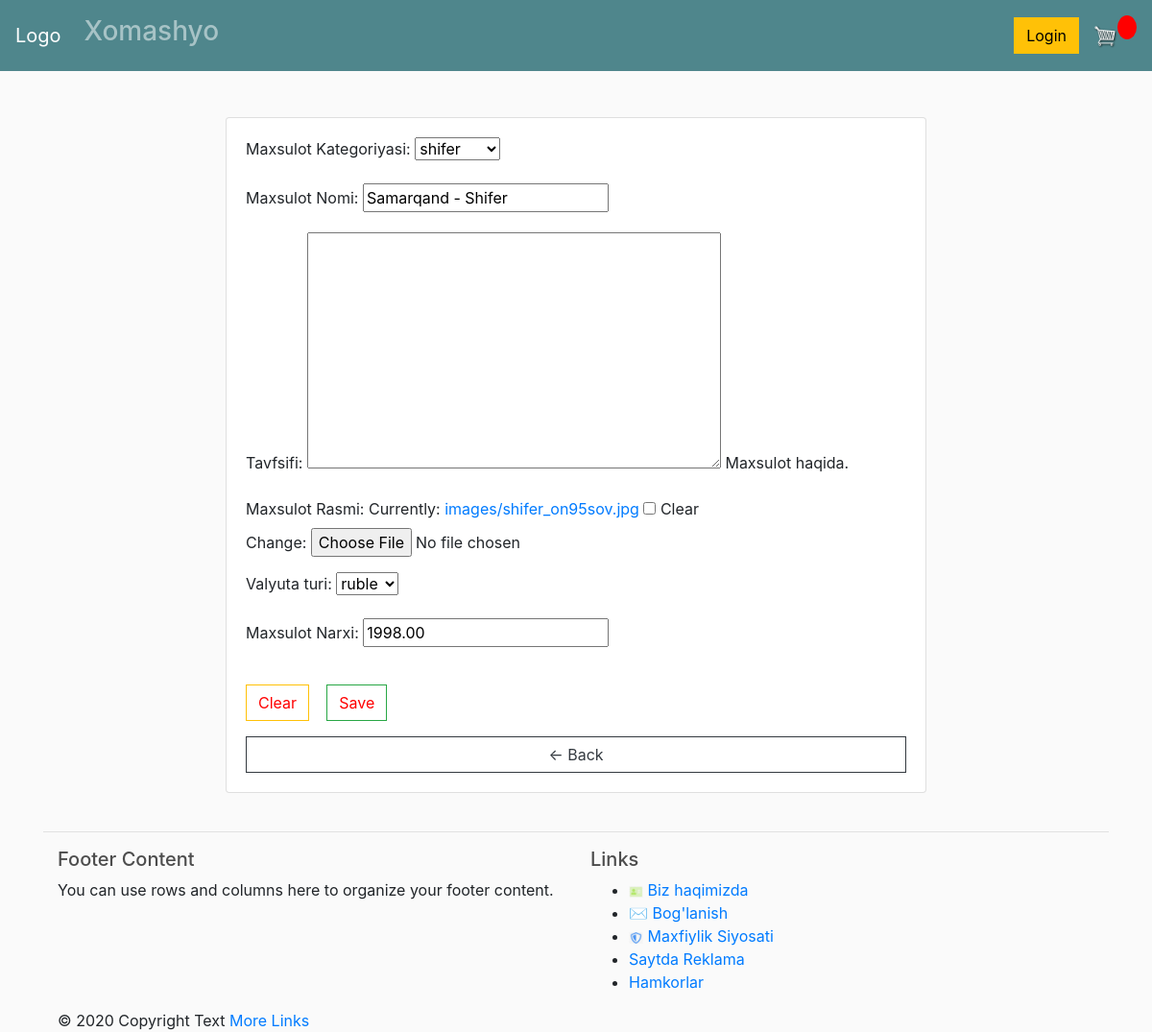
The app's page /9/update/ with its own data.
### Product/models.py (models this page shows, shortened)
class Product(models.Model):
	name        = models.CharField( verbose_name='Maxsulot Nomi', max_length=250, )
	category    = models.ForeignKey( "Category",
                verbose_name = 'Maxsulot Kategoriyasi',
                related_name = 'product_name',
                on_delete    = models.CASCADE
            )
	description = models.TextField( verbose_name='Tavfsifi', help_text="Maxsulot haqida.", blank=True, null=True, )
	image       = models.ImageField( #default image
                upload_to='images',
                max_length=255,
                verbose_name='Maxsulot Rasmi',
                blank=True,
                null=True
            )
	class CurrecyChoice(models.TextChoices):
		SUM="so\'m",_('so\'m')
		USD='$',_('dollor')
		EUR='euro',_('euro')
		RUB='ruble',_('ruble')
		__empty__=_('')
	currency    = models.CharField( verbose_name='Valyuta turi', max_length=5,
                choices=CurrecyChoice.choices,
                default=CurrecyChoice.__empty__,
            )
	price       = models.DecimalField( verbose_name='Maxsulot Narxi', max_digits=10, decimal_places=2, default=100,
                validators=(
                    MinValueValidator(100),
                    MaxValueValidator(100000000),
                )
            )
	published_at = models.DateTimeField( auto_now_add=True )
	updated_at  =models.DateTimeField( auto_now=True )
	class Meta:
		verbose_name = 'Product'
		verbose_name_plural = 'Products'

class Category(models.Model):
    name = models.CharField( verbose_name='Kategoriya Nomi', max_length=250, unique=True, )
    class Meta:
        verbose_name = 'Category'
        verbose_name_plural = 'Categories'
    def __str__(self):
        return self.name

### Product/views.py (the view, shortened to what this page needs)
# urls.py: path('<int:id>/update/',    Product_Update_View.as_view(), name='product-update'),
class Product_Update_View(ProductObjectMixin, View):
	template_name='ProductPages/product-update.html'
	context={}
	def get(self, request, id=None, *args, **kwargs):
		product=self.get_object()
		form=ProductCreate(instance=product)
		self.context={ 'form' : form , 'id':id}
		return render(
            request,
            self.template_name,
            self.context,
	    )

### Product/forms.py
class ProductCreate(forms.ModelForm):
	class Meta:
		model=Product
		fields=(
			'category',
			'name',
			'description',
			'image',
			'currency',
			'price',
		)

### Product/views.py (called while the page is built)
    def get_object(self):
        obj=None
        id=self.kwargs.get(self.url_lookup)
        if id is not None:
            obj=get_object_or_404(self.model, id=id)
        return obj

### templates/ProductPages/product-update.html (shortened to what this page needs)
{% extends "ProductPages/base.html" %} {% block content %}
<br>
<div class="row justify-content-center">
    <div class="col-md-8">
        <div class="card card-body">
            <form enctype="multipart/form-data" method="post" action="">
                {% csrf_token %}{{ form.as_p }}
                <p style="margin-top: 5%;">
                    <button type="reset" class="btn btn-outline-warning" style="color: red; margin-right: 2%;">Clear</button>
                    <input class="btn btn-outline-success" style="color: red" type="submit" value="Save">
                </p>
            </form>
            <a class="btn btn-outline-dark" href="{% url 'Products:product-detail' id %}">&#8592; Back</a>
        </div>
    </div>
</div>
{% endblock %}{% url 'Products:product-detail' id %}

### static/css/main.css (style rules this page uses)
body { background-color: hsl(0, 0%, 98%); }
.btn { border-radius: 0; }

### records on screen
Product: category "shifer", currency "ruble", price "1998.00"
Category: name "Samarqand - Shifer"
